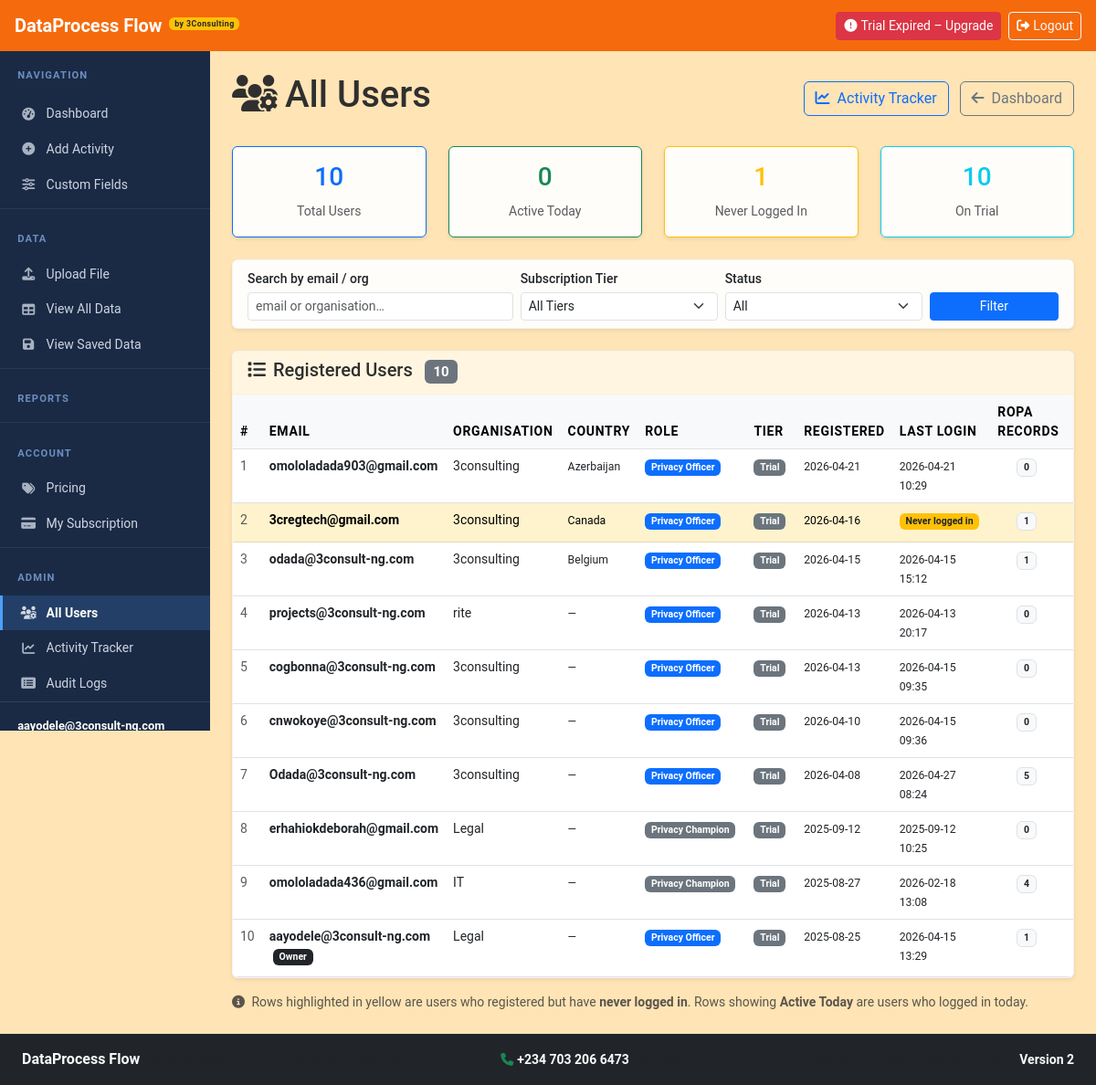
/admin/users (signed in), run on an earlier commit of the app's database.
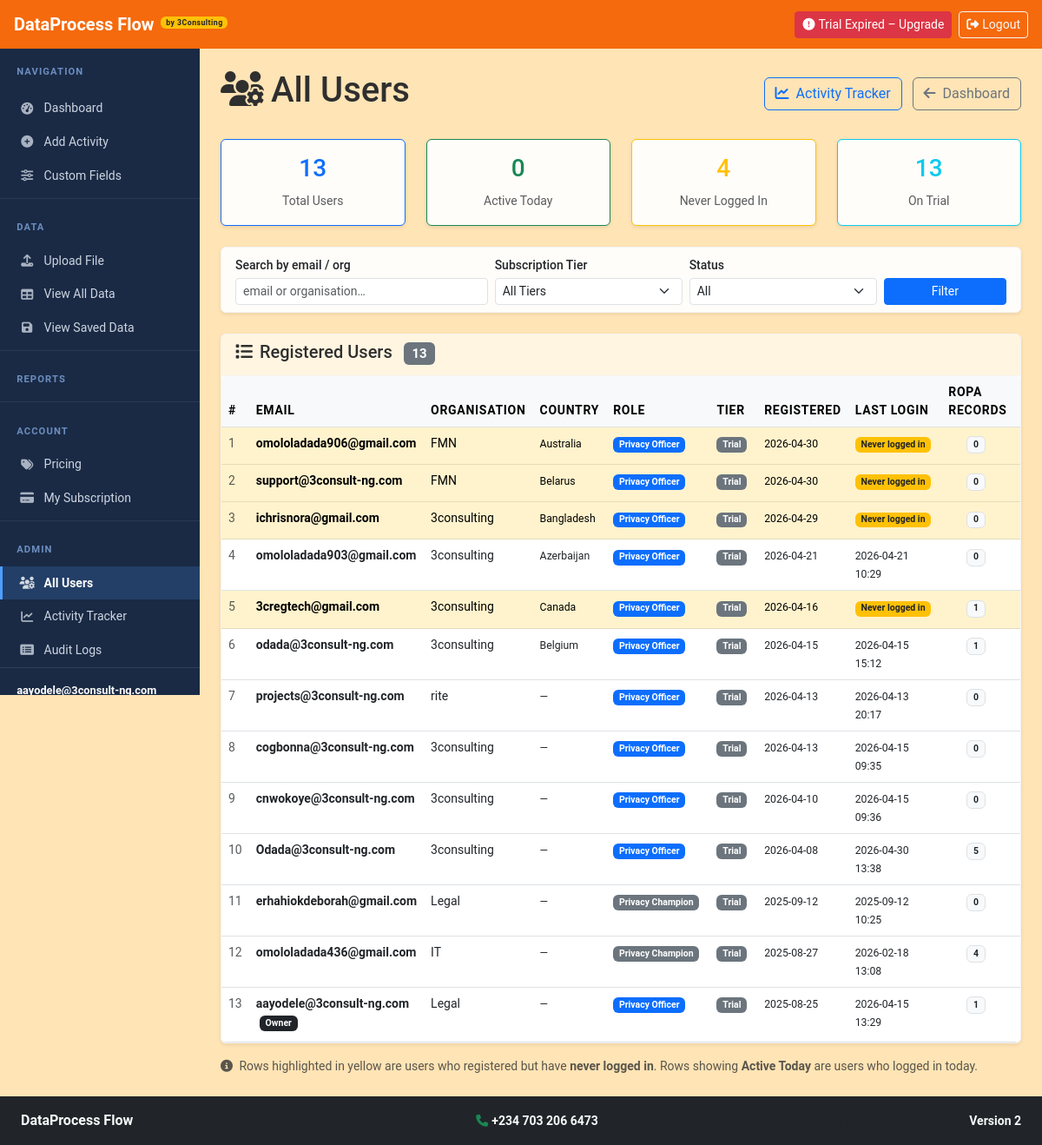
And on a later commit of the database.
### models.py (models this page shows)
class User(UserMixin, db.Model):
    __tablename__ = 'users'
    id = db.Column(Integer, primary_key=True)
    email = db.Column(String(120), unique=True, nullable=False)
    password_hash = db.Column(String(256), nullable=False)
    full_name = db.Column(String(150), nullable=True)
    role = db.Column(String(50), nullable=False, default='Privacy Champion')
    department = db.Column(String(100))
    created_at = db.Column(DateTime, default=datetime.utcnow)
    last_login = db.Column(DateTime)
    reset_token = db.Column(String(256), nullable=True)
    reset_token_expires = db.Column(DateTime, nullable=True)
    country = db.Column(String(100), nullable=True)
    subscription_tier = db.Column(String(50), nullable=False, default='trial')
    trial_start_date = db.Column(DateTime, default=datetime.utcnow)
    subscription_start_date = db.Column(DateTime, nullable=True)
    subscription_end_date = db.Column(DateTime, nullable=True)
    upgrade_email_sent = db.Column(Boolean, default=False)
    ropa_records = db.relationship('ROPARecord', foreign_keys='ROPARecord.created_by', backref='creator', lazy=True)

### app.py (the view)
@app.route('/admin/users')
@login_required
def admin_users():
    if not is_superadmin_user(current_user):
        abort(403)
    q = request.args.get('q', '').strip()
    tier_filter = request.args.get('tier', '').strip()
    status_filter = request.args.get('status', '').strip()
    query = models.User.query
    if q:
        query = query.filter(
            (models.User.email.ilike(f'%{q}%')) |
            (models.User.department.ilike(f'%{q}%'))
        )
    if tier_filter:
        query = query.filter(models.User.subscription_tier == tier_filter)
    if status_filter == 'active':
        query = query.filter(models.User.last_login.isnot(None))
    elif status_filter == 'inactive':
        query = query.filter(models.User.last_login.is_(None))
    users = query.order_by(models.User.created_at.desc()).all()
    today = date.today()
    for u in users:
        u.ropa_count = models.ROPARecord.query.filter_by(created_by=u.id).count()
    stats = {
        'total': models.User.query.count(),
        'active_today': models.User.query.filter(
            models.User.last_login >= datetime.combine(today, datetime.min.time())
        ).count(),
        'never_logged_in': models.User.query.filter(models.User.last_login.is_(None)).count(),
        'on_trial': models.User.query.filter(models.User.subscription_tier == 'trial').count(),
    }
    log_audit_event('Admin View Users', current_user.email, 'Accessed admin user list')
    return render_template('admin_users.html', users=users, stats=stats, today=today)

### templates/admin_users.html (shortened to what this page needs)
{% extends "base.html" %}
{% block content %}
<div class="d-flex justify-content-between align-items-center mb-4">
    <h1><i class="fas fa-users-cog me-2"></i>All Users</h1>
    <div>
        <a href="{{ url_for('admin_activity') }}" class="btn btn-outline-primary me-2">
            <i class="fas fa-chart-line me-2"></i>Activity Tracker
        </a>
        <a href="{{ url_for('privacy_officer_dashboard') }}" class="btn btn-outline-secondary">
            <i class="fas fa-arrow-left me-2"></i>Dashboard
        </a>
    </div>
</div>
<div class="row mb-4">
    <div class="col-md-3">
        <div class="card text-center border-primary">
            <div class="card-body">
                <h3 class="text-primary">{{ stats.total }}</h3>
                <small class="text-muted">Total Users</small>
            </div>
        </div>
    </div>
    <div class="col-md-3">
        <div class="card text-center border-success">
            <div class="card-body">
                <h3 class="text-success">{{ stats.active_today }}</h3>
                <small class="text-muted">Active Today</small>
            </div>
        </div>
    </div>
    <div class="col-md-3">
        <div class="card text-center border-warning">
            <div class="card-body">
                <h3 class="text-warning">{{ stats.never_logged_in }}</h3>
                <small class="text-muted">Never Logged In</small>
            </div>
        </div>
    </div>
    <div class="col-md-3">
        <div class="card text-center border-info">
            <div class="card-body">
                <h3 class="text-info">{{ stats.on_trial }}</h3>
                <small class="text-muted">On Trial</small>
            </div>
        </div>
    </div>
</div>
<div class="card mb-4">
    <div class="card-body py-2">
        <form method="GET" class="row g-2 align-items-end">
            <div class="col-md-4">
                <label class="form-label small mb-1">Search by email / org</label>
                <input type="text" name="q" value="{{ request.args.get('q','') }}" class="form-control form-control-sm" placeholder="email or organisation…">
            </div>
            <div class="col-md-3">
                <label class="form-label small mb-1">Subscription Tier</label>
                <select name="tier" class="form-select form-select-sm">
                    <option value="">All Tiers</option>
                </select>
            </div>
            <div class="col-md-3">
                <label class="form-label small mb-1">Status</label>
                <select name="status" class="form-select form-select-sm">
                    <option value="">All</option>
                </select>
            </div>
            <div class="col-md-2">
                <button type="submit" class="btn btn-primary btn-sm w-100">Filter</button>
            </div>
        </form>
    </div>
</div>
<div class="card">
    <div class="card-header">
        <h5 class="mb-0">
            <i class="fas fa-list me-2"></i>Registered Users
            <span class="badge bg-secondary ms-2">{{ users|length }}</span>
        </h5>
    </div>
    <div class="card-body p-0">
        {% if users %}
        <div class="table-responsive">
            <table class="table table-hover mb-0" style="font-size:0.875rem;">
                <thead class="table-light">
                    <tr>
                        <th>#</th>
                        <th>Email</th>
                        <th>Organisation</th>
                        <th>Country</th>
                        <th>Role</th>
                        <th>Tier</th>
                        <th>Registered</th>
                        <th>Last Login</th>
                        <th>ROPA Records</th>
                        <th>Status</th>
                    </tr>
                </thead>
                <tbody>
                    {% for user in users %}
                    {% set never_logged = user.last_login is none %}
                    {% set last_active_today = user.last_login and user.last_login.date() == today %}
                    <tr class="{{ 'table-warning' if never_logged else '' }}">
                        <td class="text-muted">{{ loop.index }}</td>
                        <td>
                            <strong>{{ user.email }}</strong>
                            {% if user.id == 1 %}<span class="badge bg-dark ms-1">Owner</span>{% endif %}
                        </td>
                        <td>{{ user.department or '—' }}</td>
                        <td><small>{{ user.country or '—' }}</small></td>
                        <td>
                            <span class="badge bg-{{ 'primary' if user.role == 'Privacy Officer' else 'secondary' }}">
                                {{ user.role }}
                            </span>
                        </td>
                        <td>
                            {% set tier_colors = {'trial': 'secondary', 'starter': 'success', 'growth': 'primary', 'enterprise': 'dark'} %}
                            <span class="badge bg-{{ tier_colors.get(user.subscription_tier, 'secondary') }}">
                                {{ user.subscription_tier|title }}
                            </span>
                        </td>
                        <td>
                            <small>{{ user.created_at.strftime('%Y-%m-%d') if user.created_at else 'N/A' }}</small>
                        </td>
                        <td>
                            {% if user.last_login %}
                                <small class="{{ 'text-success fw-bold' if last_active_today else '' }}">
                                    {{ user.last_login.strftime('%Y-%m-%d %H:%M') }}
                                </small>
                            {% else %}
                                <span class="badge bg-warning text-dark">Never logged in</span>
                            {% endif %}
                        </td>
                        <td class="text-center">
                            <span class="badge bg-light text-dark border">{{ user.ropa_count }}</span>
                        </td>
                        <td>
                        </td>
                    </tr>
                    {% endfor %}
                </tbody>
            </table>
        </div>
        {% else %}
        <div class="text-center py-4 text-muted">No users found matching your filters.</div>
        {% endif %}
    </div>
</div>
<div class="mt-3 text-muted small">
    <i class="fas fa-info-circle me-1"></i>
    Rows highlighted in yellow are users who registered but have <strong>never logged in</strong>.
    Rows showing <strong>Active Today</strong> are users who logged in today.
</div>
{% endblock %}

### templates/base.html (shortened to what this page needs)
<!DOCTYPE html>
<html lang="en" data-bs-theme="light">
<head>
    <link href="https://cdn.jsdelivr.net/npm/bootstrap@5.3.0/dist/css/bootstrap.min.css" rel="stylesheet">
    <link href="https://cdnjs.cloudflare.com/ajax/libs/font-awesome/6.4.0/css/all.min.css" rel="stylesheet">
    <link href="{{ url_for('static', filename='css/custom.css') }}" rel="stylesheet">
</head>
<body>
    <nav class="navbar navbar-dark bg-primary px-3 {% if current_user.is_authenticated %}navbar-auth{% endif %}">
        <a class="navbar-brand fw-bold d-flex align-items-center gap-2" href="{{ url_for('index') }}">
            DataProcess Flow
            <span class="badge bg-warning text-dark" style="font-size:0.55rem;letter-spacing:0.05em;">by 3Consulting</span>
        </a>
        {% if current_user.is_authenticated %}
        <div class="ms-auto d-flex align-items-center gap-2">
            {% if sub_tier == 'trial' and sub_trial_days is not none %}
            <a href="{{ url_for('pricing') }}" class="btn btn-sm btn-warning">
                <i class="fas fa-clock me-1"></i>Trial: {{ sub_trial_days }}d left
            </a>
            {% elif sub_tier == 'expired' %}
            <a href="{{ url_for('pricing') }}" class="btn btn-sm btn-danger">
                <i class="fas fa-exclamation-circle me-1"></i>Trial Expired – Upgrade
            </a>
            {% elif sub_tier %}
            <span class="badge bg-{{ sub_config.get('color', 'secondary') }} fs-6 px-3 py-2">
                <i class="fas fa-star me-1"></i>{{ sub_config.get('name', sub_tier|title) }}
            </span>
            {% endif %}
            <a href="{{ url_for('logout') }}" class="btn btn-sm btn-outline-light">
                <i class="fas fa-sign-out-alt me-1"></i>Logout
            </a>
        </div>
        {% endif %}
    </nav>
    {% if current_user.is_authenticated %}
    <div class="app-shell">
        <nav id="sidebar">
            <div class="sidebar-brand">Navigation</div>
            <div class="nav flex-column mt-1">
                <a class="nav-link {% if request.endpoint in ['index','privacy_officer_dashboard','privacy_champion_dashboard'] %}active{% endif %}"
                   href="{{ url_for('index') }}">
                    <i class="fas fa-tachometer-alt"></i> Dashboard
                </a>
                <a class="nav-link {% if request.endpoint == 'add_activity' %}active{% endif %}"
                   href="{{ url_for('add_activity') }}">
                    <i class="fas fa-plus-circle"></i> Add Activity
                </a>
                {% if sub_tier and sub_tier != 'trial' %}
                <a class="nav-link {% if request.endpoint == 'custom_tabs' %}active{% endif %}"
                   href="{{ url_for('custom_tabs') }}">
                    <i class="fas fa-sliders-h"></i> Custom Fields
                </a>
                {% else %}
                <a class="nav-link text-muted" href="{{ url_for('subscription') }}" title="Upgrade to unlock Custom Fields">
                    <i class="fas fa-lock me-1"></i><i class="fas fa-sliders-h"></i> Custom Fields
                    <span class="badge bg-warning text-dark ms-1" style="font-size:0.65rem;">Pro</span>
                </a>
                {% endif %}
                {% if current_user.role == 'Privacy Officer' %}
                <div class="sidebar-divider"></div>
                <div class="sidebar-brand">Data</div>
                <a class="nav-link {% if request.endpoint == 'upload_file' %}active{% endif %}"
                   href="{{ url_for('upload_file') }}">
                    <i class="fas fa-upload"></i> Upload File
                </a>
                <a class="nav-link {% if request.endpoint == 'view_all_ropa_excel' %}active{% endif %}"
                   href="{{ url_for('view_all_ropa_excel') }}">
                    <i class="fas fa-table"></i> View All Data
                </a>
                <a class="nav-link {% if request.endpoint == 'view_saved_ropa' %}active{% endif %}"
                   href="{{ url_for('view_saved_ropa') }}">
                    <i class="fas fa-save"></i> View Saved Data
                </a>
                {% endif %}
                <div class="sidebar-divider"></div>
                <div class="sidebar-brand">Reports</div>
                <div class="sidebar-divider"></div>
                <div class="sidebar-brand">Account</div>
                <a class="nav-link {% if request.endpoint == 'pricing' %}active{% endif %}"
                   href="{{ url_for('pricing') }}">
                    <i class="fas fa-tags"></i> Pricing
                </a>
                {% if current_user.role == 'Privacy Officer' %}
                <a class="nav-link {% if request.endpoint == 'subscription' %}active{% endif %}"
                   href="{{ url_for('subscription') }}">
                    <i class="fas fa-credit-card"></i> My Subscription
                </a>
                {% endif %}
                {% if is_superadmin %}
                <div class="sidebar-divider"></div>
                <div class="sidebar-brand">Admin</div>
                <a class="nav-link {% if request.endpoint == 'admin_users' %}active{% endif %}"
                   href="{{ url_for('admin_users') }}">
                    <i class="fas fa-users-cog"></i> All Users
                </a>
                <a class="nav-link {% if request.endpoint == 'admin_activity' %}active{% endif %}"
                   href="{{ url_for('admin_activity') }}">
                    <i class="fas fa-chart-line"></i> Activity Tracker
                </a>
                <a class="nav-link {% if request.endpoint == 'audit_logs' %}active{% endif %}"
                   href="{{ url_for('audit_logs') }}">
                    <i class="fas fa-list-alt"></i> Audit Logs
                </a>
                {% endif %}
            </div>
            <div class="sidebar-user">
                <div class="user-email">{{ current_user.email }}</div>
            </div>
        </nav>
        <main class="main-content p-4">
    {% else %}
    <main class="container my-4">
    {% endif %}
        {% block content %}{% endblock %}
    {% if current_user.is_authenticated %}
        </main>
    </div>
    {% else %}
    </main>
    {% endif %}
    <footer class="bg-dark text-light py-3 mt-auto">
        <div class="container-fluid px-4">
            <div class="row align-items-center">
                <div class="col-md-5">
                    <span class="fw-bold">DataProcess Flow</span>
                    <span class="text-muted ms-2 small">by 3Consulting — ROPA Compliance Platform</span>
                </div>
                <div class="col-md-3 text-center">
                    <a href="tel:+442071234567" class="text-light text-decoration-none small">
                        <i class="fas fa-phone me-1 text-success"></i><strong>+234 703 206 6473</strong>
                    </a>
                    <span class="text-muted ms-2 small">Support</span>
                </div>
                <div class="col-md-4 text-md-end">
                    <small class="text-muted">Secure Compliance Management &nbsp;·&nbsp; <strong class="text-light">Version 2</strong></small>
                </div>
            </div>
        </div>
    </footer>
</body>
</html>

What changed in the data, as far as the page shows it:
added User: email "omololadada906@gmail.com", department "FMN", country "Australia", role "Privacy Officer", subscription_tier "Trial", created_at "2026-04-30", shows "Never logged in", ropa_count "0"
added User: email "support@3consult-ng.com", department "FMN", country "Belarus", role "Privacy Officer", subscription_tier "Trial", created_at "2026-04-30", shows "Never logged in", ropa_count "0"
added User: email "ichrisnora@gmail.com", department "3consulting", country "Bangladesh", role "Privacy Officer", subscription_tier "Trial", created_at "2026-04-29", shows "Never logged in", ropa_count "0"
changed User "Odada@3consult-ng.com": last_login "2026-04-27 08:24" → "2026-04-30 13:38"
Also different on the page:
{{ stats.total }}: "10" → "13"
{{ stats.never_logged_in }}: "1" → "4"
{{ stats.on_trial }}: "10" → "13"
{{ users|length }}: "10" → "13"
